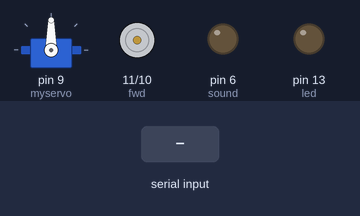
Bench run of a sketch on a simulated Arduino Uno, built with avr-gcc and run on an emulated ATmega328P. On the bench: servo, motor-driver pin pairs drawn as motors (green arrow = first pin HIGH = forward, orange = second pin HIGH = backward, longer = more drive), output pins drawn as LEDs (lit = HIGH). The test bench sets the inputs (shaded band).

Above: at 1.3 s.
1.4 s: "-\n" received over Serial
At 2.2 s:
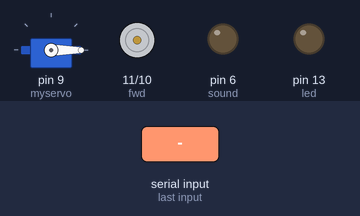
2.9 s: "30,150\n" received over Serial
At 3.5 s:
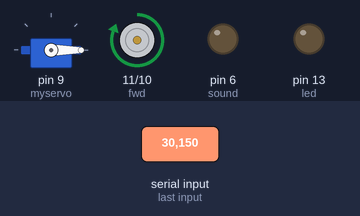
4.4 s: "90,45\n" received over Serial
At 5.8 s:
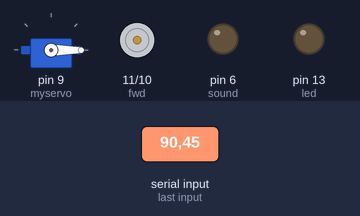
Timing chart, 0 to 7.4 s (numbered marks = the images above; inputs shaded):
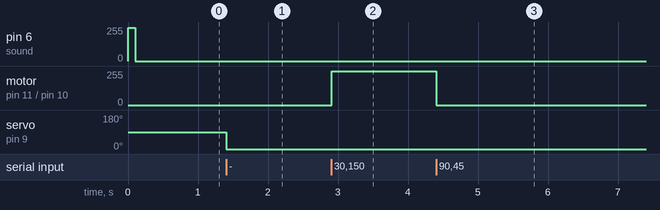

The sketch:

SUBA_arduino.ino
```cpp
#include <Servo.h>

const int led = 13;
const int fwd = 11;
const int bwd = 10;
const int sound = 6;

#define VEL_MAX 80
#define VEL_MIN 0
#define DIR_MAX 45
#define DIR_MIN 105

float m = 0;
float b = 0;

#define BUFFER_DIM 50
static char buffer0[BUFFER_DIM];
int index0 = 0;

Servo myservo;

void setup() {

	Serial.begin(9600);
	//attachInterrupt(0, turn_on_off, RISING);
	pinMode(fwd, OUTPUT);
	pinMode(bwd, OUTPUT);
	pinMode(led, OUTPUT);


  myservo.attach(9);

	//set freq = 122 Hz
	//setPwmFrequency(fwd, 256);
	//setPwmFrequency(bwd, 256);

	m = (DIR_MAX - DIR_MIN) / 200.0;
	b = DIR_MAX - (m * 100);

	p_warning();
  //setServo(0);

}

void loop() {

        char ch;

	while (Serial.available() > 0) {

		ch = Serial.read();
		if (ch == 0x0D || ch == '\n') {
			buffer0[index0] = '\0';
			change_values(buffer0);
			index0 = 0;
			break;
		}

		if (index0 >= BUFFER_DIM) {
			while (Serial.available() > 0)	//clear buffer0
				Serial.read();
			index0 = 0;
		}

		buffer0[index0++] = ch;
	}

}

void setPwmFrequency(int pin, int divisor) {
	byte mode;
	if (pin == 5 || pin == 6 || pin == 9 || pin == 10) {
		switch (divisor) {
		case 1:
			mode = 0x01;
			break;
		case 8:
			mode = 0x02;
			break;
		case 64:
			mode = 0x03;
			break;
		case 256:
			mode = 0x04;
			break;
		case 1024:
			mode = 0x05;
			break;
		default:
			return;
		}
		if (pin == 5 || pin == 6) {
			TCCR0B = TCCR0B & 0b11111000 | mode;
		} else {
			TCCR1B = TCCR1B & 0b11111000 | mode;
		}
	} else if (pin == 3 || pin == 11) {
		switch (divisor) {
		case 1:
			mode = 0x01;
			break;
		case 8:
			mode = 0x02;
			break;
		case 32:
			mode = 0x03;
			break;
		case 64:
			mode = 0x04;
			break;
		case 128:
			mode = 0x05;
			break;
		case 256:
			mode = 0x06;
			break;
		case 1024:
			mode = 0x7;
			break;
		default:
			return;
		}
		TCCR2B = TCCR2B & 0b11111000 | mode;
	}
}

void p_warning() {
	analogWrite(sound, 250);
	delay(100);
	analogWrite(sound, 0);
}

void change_values(char *buffer) {

	int duty;

	duty = (buffer[6] - '0') + (buffer[5] - '0') * 10 + (buffer[4] - '0') * 100;

	if (buffer[3] == '-')
		setPWM(bwd, duty/2);
	else
		setPWM(fwd, duty/2);

	duty = (buffer[10] - '0') + (buffer[9] - '0') * 10
			+ (buffer[8] - '0') * 100;

	if (buffer[7] != '0')
		duty *= -1;
	 setServo(duty);


}

void setPWM(int motor, int value) {

	if (value <= VEL_MIN) {
		digitalWrite(fwd, LOW);
		digitalWrite(bwd, LOW);
		return;
	}
	if (value > VEL_MAX)
		value = VEL_MAX;

	value = value * 255 / 100;

	switch (motor) {

	case fwd:
		digitalWrite(bwd, LOW);
		digitalWrite(fwd, value);
		break;

	case bwd:
		digitalWrite(fwd, LOW);
		digitalWrite(bwd, value);
		break;
	}
}

void setServo(int value) {

	value = (int) ((value * m) + b);
  //Serial.println( value);
	myservo.write(value);
  delay(15);

}
```

Measured:
- after the input at 1.4 s, servo on pin 9 (myservo): 90° → 0° at once
- after the input at 2.9 s, motor on pin 11 (fwd) / pin 10 (bwd): stopped → forward 255/255 at once
- after the input at 4.4 s, motor on pin 11 (fwd) / pin 10 (bwd): forward 255/255 → stopped at once
